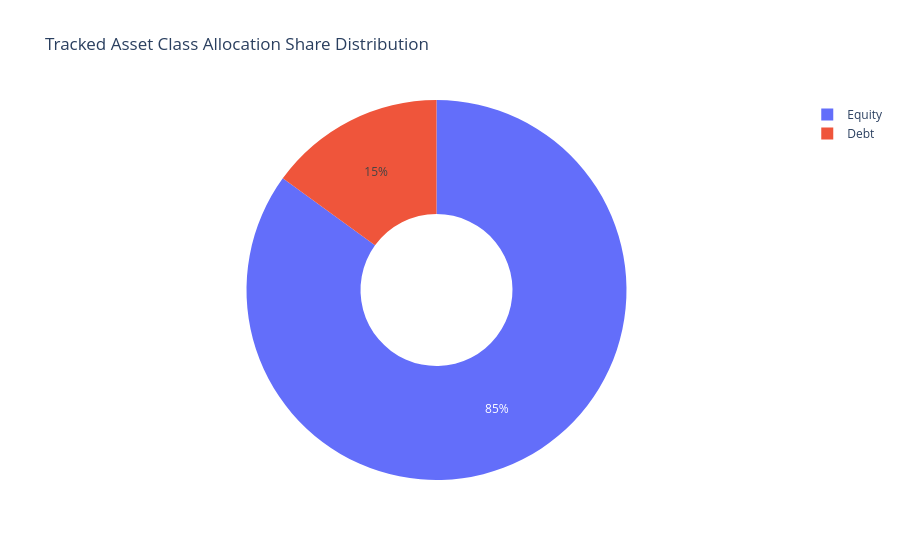

The code cell stored with this chart in its notebook:
### Markdown cell above
### Task 9: Capital Allocations Share Distribution

### Code cell
# Query directly from dim_fund where 'category' is guaranteed to exist
df_funds_clean = pd.read_sql_query('SELECT category, amfi_code FROM dim_fund;', conn)

# Aggregate unique funds per category
df_cat_share = df_funds_clean.groupby('category')['amfi_code'].nunique().reset_index()

# Render the donut chart
fig_donut = px.pie(df_cat_share, values='amfi_code', names='category', hole=0.4, 
                   title='Tracked Asset Class Allocation Share Distribution')
fig_donut.show()

### Figure 1 — Plotly figure (JSON) as saved in the notebook; plotly's stock layout.template omitted (floating-point values rounded to 4 significant figures)
{"data": [{"domain": {"x": [0, 1], "y": [0, 1]}, "hole": 0.4, "hovertemplate": "category=%{label}<br>amfi_code=%{value}<extra></extra>", "labels": ["Debt", "Equity"], "legendgroup": "", "name": "", "showlegend": true, "type": "pie", "values": [6, 34]}], "layout": {"legend": {"tracegroupgap": 0}, "title": {"text": "Tracked Asset Class Allocation Share Distribution"}}}
